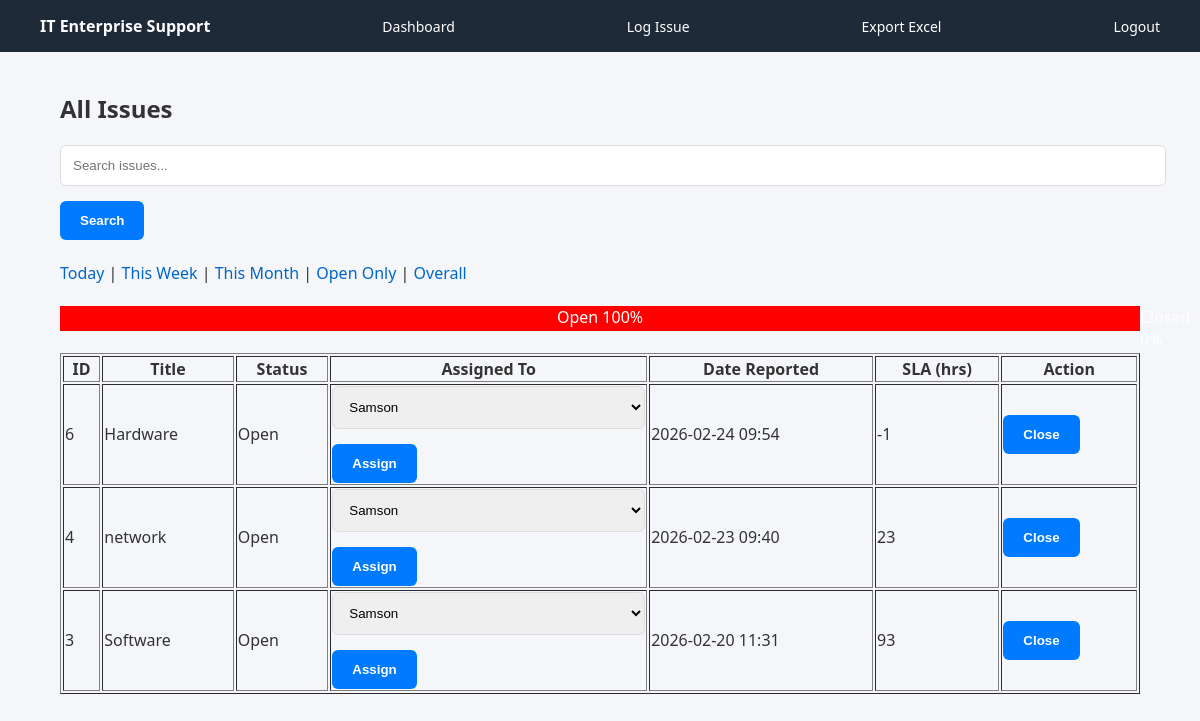
Page /view_issues?filter=open (signed in) on the committed database.
### tables this page shows
CREATE TABLE issues (
    id INTEGER PRIMARY KEY AUTOINCREMENT,
    title TEXT,
    description TEXT,
    source TEXT,
    category TEXT,
    status TEXT,
    date_reported TEXT,
    date_closed TEXT
, assigned_to TEXT, priority TEXT DEFAULT 'Normal');

CREATE TABLE users (
    id INTEGER PRIMARY KEY AUTOINCREMENT,
    username TEXT,
    password TEXT
, role TEXT DEFAULT 'Technician', email TEXT);

### app.py (the view)
@app.route("/view_issues")
def view_issues():
    if "user" not in session:
        return redirect(url_for("login"))
    db = get_db()
    cur = db.cursor()
    search = request.args.get("search")
    filter_type = request.args.get("filter")
    query = "SELECT * FROM issues WHERE 1=1"
    params = []
    if search:
        query += " AND (title LIKE ? OR description LIKE ?)"
        params.extend([f"%{search}%", f"%{search}%"])
    if filter_type == "today":
        query += " AND date(date_reported) = date('now')"
    elif filter_type == "week":
        query += " AND strftime('%Y-%W', date_reported) = strftime('%Y-%W', 'now')"
    elif filter_type == "month":
        query += " AND strftime('%Y-%m', date_reported) = strftime('%Y-%m', 'now')"
    elif filter_type == "open":
        query += " AND status='Open'"
    query += " ORDER BY date_reported DESC"
    cur.execute(query, params)
    issues = cur.fetchall()
    issues = [dict(issue) for issue in issues]
    for issue in issues:
        if issue["status"] == "Open":
            opened_time = datetime.strptime(issue["date_reported"], "%Y-%m-%d %H:%M")
            issue["sla_hours"] = int((datetime.now() - opened_time).total_seconds() / 3600)
        else:
            issue["sla_hours"] = "-"
    open_count = sum(1 for i in issues if i["status"] == "Open")
    closed_count = sum(1 for i in issues if i["status"] == "Closed")
    total = open_count + closed_count
    open_percent = int((open_count / total) * 100) if total else 0
    closed_percent = 100 - open_percent if total else 0
    cur.execute("SELECT username FROM users WHERE role='Technician'")
    technicians = cur.fetchall()
    db.close()
    return render_template(
        "view_issues.html",
        issues=issues,
        technicians=technicians,
        open_percent=open_percent,
        closed_percent=closed_percent,
        current_filter=filter_type
    )

### app.py (called while the page is built)
def get_db():
    conn = sqlite3.connect("database.db")
    conn.row_factory = sqlite3.Row
    return conn

### templates/view_issues.html (shortened to what this page needs)
<!DOCTYPE html>
<html>
<head>
    <link rel="stylesheet" href="{{ url_for('static', filename='style.css') }}">
</head>
<body>
<div class="navbar">
    <strong>IT Enterprise Support</strong>
    <a href="/dashboard">Dashboard</a>
    <a href="/log_issue">Log Issue</a>
    <a href="/export_excel">Export Excel</a>
    <a href="/logout">Logout</a>
</div>
<div class="container">
<h2>All Issues</h2>
<form method="GET">
    <input type="text" name="search" placeholder="Search issues...">
    <button type="submit">Search</button>
</form>
<br>
<div>
    <a href="/view_issues?filter=today">Today</a> |
    <a href="/view_issues?filter=week">This Week</a> |
    <a href="/view_issues?filter=month">This Month</a> |
    <a href="/view_issues?filter=open">Open Only</a> |
    <a href="/view_issues">Overall</a>
</div>
<br>
<div style="background:#eee;width:100%;display:flex;height:25px;">
    <div style="background:red;width:{{open_percent}}%;color:white;text-align:center;">
        Open {{open_percent}}%
    </div>
</div>
<br>
<table border="1" width="100%">
<tr>
    <th>ID</th>
    <th>Title</th>
    <th>Status</th>
    <th>Assigned To</th>
    <th>Date Reported</th>
    <th>SLA (hrs)</th>
    <th>Action</th>
</tr>
{% for issue in issues %}
<tr>
    <td>{{ issue.id }}</td>
    <td>{{ issue.title }}</td>
    <td>{{ issue.status }}</td>
    <td>
        {% if session['role'] == 'Admin' %}
        <form method="POST" action="{{ url_for('assign_issue', issue_id=issue.id) }}">
            <select name="technician">
                {% for tech in technicians %}
                    <option value="{{ tech.username }}"
                        {% if tech.username == issue.assigned_to %}selected{% endif %}>
                        {{ tech.username }}
                    </option>
                {% endfor %}
            </select>
            <button type="submit">Assign</button>
        </form>
        {% else %}
            {{ issue.assigned_to or "Unassigned" }}
        {% endif %}
    </td>
    <td>{{ issue.date_reported }}</td>
    <td>{{ issue.sla_hours }}</td>
    <td>
        {% if issue.status == "Open" %}
        <form method="POST" action="{{ url_for('close_issue', issue_id=issue.id) }}">
            <button type="submit">Close</button>
        </form>
        {% else %}
        <form method="POST" action="{{ url_for('reopen_issue', issue_id=issue.id) }}">
            <button type="submit">Reopen</button>
        </form>
        {% endif %}
    </td>
</tr>
{% endfor %}
</table>
</div>
</body>
</html>

### static/style.css (style rules this page uses)
body { margin: 0; font-family: 'Segoe UI', Tahoma, sans-serif; background: #f4f6f9; color: #333; }
a { text-decoration: none; color: #0066cc; }
.container { width: 90%; max-width: 1100px; margin: 40px auto; }
form textarea, form select, form input { width: 100%; padding: 12px; margin-bottom: 15px; border-radius: 6px; border: 1px solid #ddd; }
form button { padding: 12px 20px; border-radius: 6px; background: #007bff; color: white; border: none; font-weight: bold; cursor: pointer; }
.navbar { background: #1e2a38; color: white; padding: 15px 40px; display: flex; justify-content: space-between; align-items: center; }
.navbar a { color: white; margin-left: 20px; font-size: 14px; }

### rows in the picture
issues: id "6", title "Hardware", status "Open", date_reported "2026-02-24 09:54", sla_hours "-1"
issues: id "4", title "network", status "Open", technician "Samson", date_reported "2026-02-23 09:40", sla_hours "23"
issues: id "3", title "Software", status "Open", date_reported "2026-02-20 11:31", sla_hours "93"

### other values in the picture
{{ open_percent }} "100"
form field technician "Samson"
